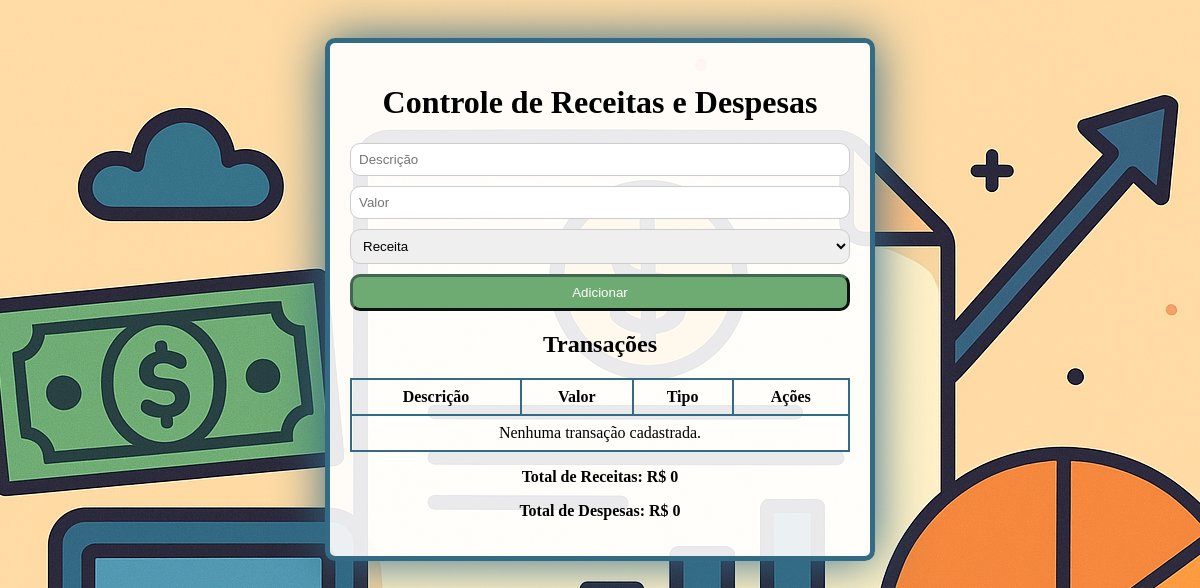
Before: / with the older database file.
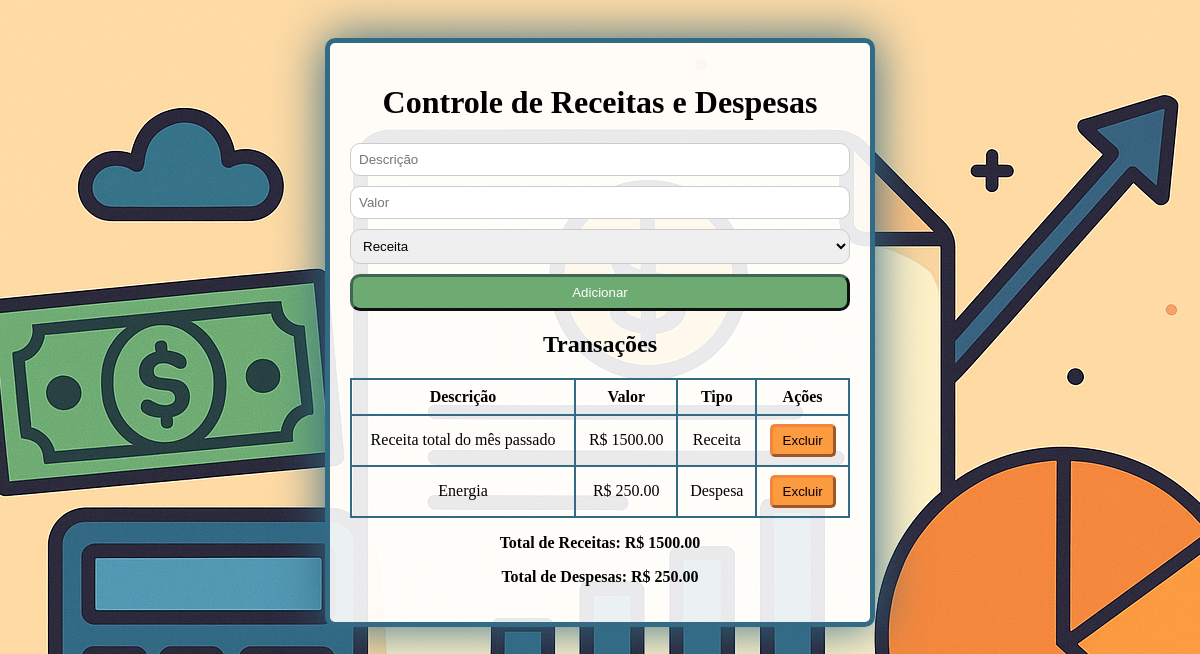
After: the same page with the newer database file.
### piggmeu/models.py (models this page shows, shortened)
class Transacao(models.Model):
    TIPO_CHOICES = [
        ('R', 'Receita'),
        ('D', 'Despesa'),
    ]
    descricao = models.CharField(max_length=100)
    valor = models.DecimalField(max_digits=10, decimal_places=2)
    tipo = models.CharField(max_length=1, choices=TIPO_CHOICES)

### piggmeu/views.py (the view, shortened to what this page needs)
# urls.py: path('', views.menu, name='menu'),
def menu(request):
    transacoes = Transacao.objects.all()
    total_receitas = sum(t.valor for t in transacoes if t.tipo == 'R')
    total_despesas = sum(t.valor for t in transacoes if t.tipo == 'D')
    return render(request, 'home.html', {
        'transacoes': transacoes,
        'total_receitas': total_receitas,
        'total_despesas': total_despesas
    })

### piggmeu/templates/home.html (shortened to what this page needs)
<!DOCTYPE html>
<html lang="pt-br">
<head>
    {% load static %}
    <link rel="stylesheet" href="{% static 'style.css' %}">
</head>
<body>
    <div class="container">
        <h1>Controle de Receitas e Despesas</h1>
        <form method="POST">
            <input type="text" name="descricao" placeholder="Descrição" required>
            <input type="number" step="0.01" name="valor" placeholder="Valor" required>
            <select name="tipo" required>
                <option value="R">Receita</option>
            </select>
            <button type="submit">Adicionar</button>
        </form>
        <h2>Transações</h2>
        <table>
            <tr>
                <th>Descrição</th>
                <th>Valor</th>
                <th>Tipo</th>
                <th>Ações</th>
            </tr>
            {% for t in transacoes %}
            <tr>
                <td>{{ t.descricao }}</td>
                <td>R$ {{ t.valor }}</td>
                <td>{{ t.get_tipo_display }}</td>
                <td>
                    <form method="POST" style="display:inline;">
                        <button type="submit" class="btn-delete">Excluir</button>
                    </form>
                </td>
            </tr>
            {% empty %}
            <tr>
                <td colspan="4">Nenhuma transação cadastrada.</td>
            </tr>
            {% endfor %}
        </table>
        <div class="resumo">
            <p><strong>Total de Receitas:</strong> R$ {{ total_receitas }}</p>
            <p><strong>Total de Despesas:</strong> R$ {{ total_despesas }}</p>
        </div>
    </div>
</body>
</html>

### piggmeu/static/style.css (style rules this page uses)
body { font-family: 'Times New Roman', Times, serif; background-color: #ffdaa4; background-image: url("plano_de_fundo.png"); background-repeat: no-repeat; background-position: center top; display: flex; justify-content: center; padding-top: 30px; }
.container { width: 500px; background: rgba(255, 255, 255, 0.9); border-radius: 10px; border-style: solid; border-width: 5px; border-color: #336b85; box-shadow: 0 0 50px #336b85; padding: 20px; }
h1, h2 { text-align: center; color: #000000; }
form { display: flex; flex-direction: column; gap: 10px; margin-bottom: 20px; }
input, select, button { padding: 8px; border-radius: 10px; border: 1px solid #ccc; }
button { background-color: #6eab73; border-style: outset; border-color: #416754; border-width: 3px; color: white; cursor: pointer; }
table { width: 100%; border-collapse: collapse; margin-top: 10px; }
table, th, td { border: 2px solid #336b85; }
th, td { padding: 8px; text-align: center; }
.resumo { margin-top: 15px; text-align: center; font-weight: bold; }
.btn-delete { background-color: #fc9b40; border-color: #f3863c; border-style: outset; color: rgb(0, 0, 0); border-width: 3px; padding: 6px 10px; border-radius: 5px; cursor: pointer; }

Changed rows visible on the page:
added Transacao: descricao "Receita total do mês passado", valor "1500.00", tipo "Receita"
added Transacao: descricao "Energia", valor "250.00", tipo "Despesa"
Other visible differences:
{{ total_receitas }}: "0" → "1500.00"
{{ total_despesas }}: "0" → "250.00"
text no longer shown: "Nenhuma transação cadastrada."
